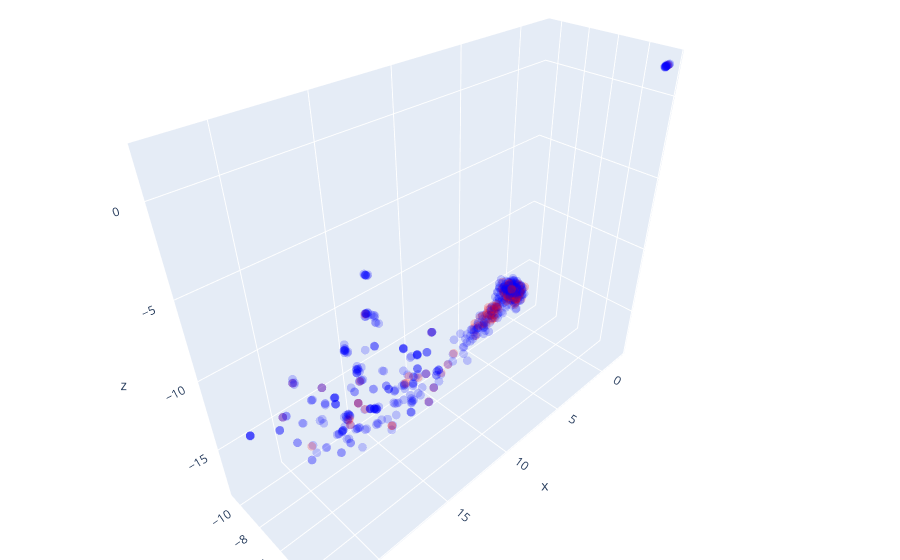

This figure's notebook cell:
### Code cell
fig = go.Figure(data=[go.Scatter3d(
                        x=X_test_rmt_umap[:,0],
                        y=X_test_rmt_umap[:,1],
                        z=X_test_rmt_umap[:,2],
                        mode='markers',
                        marker=dict(
                                    size       = 3,
                                    color      = y_test,                
                                    colorscale = 'Bluered',   
                                    opacity     = 0.2
                                    )
                                )])

# tight layout
fig.update_layout(margin=dict(l=0, r=0, b=0, t=0))
fig.show()

### Figure 1 — Plotly figure (JSON) as saved in the notebook; plotly's stock layout.template omitted (floating-point values rounded to 4 significant figures; data arrays with more than 128 entries replaced by an {"elided": "..."} marker saying what was removed)
{"data": [{"marker": {"color": {"elided": "638 int values"}, "colorscale": [[0, "rgb(0,0,255)"], [1, "rgb(255,0,0)"]], "opacity": 0.2, "size": 3}, "mode": "markers", "type": "scatter3d", "x": {"elided": "638 float values"}, "y": {"elided": "638 float values"}, "z": {"elided": "638 float values"}}], "layout": {"margin": {"b": 0, "l": 0, "r": 0, "t": 0}}}
